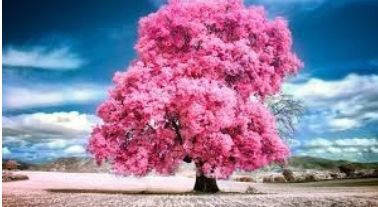
#> input picture Experiments/image.png, 378 x 207 px, found by its file name
$ python 'exp-19 sobel edge(xy).py'   (older library calls are emulated)
#> lines starting #> are read from the running program, lines starting #| are printed output that depends on the picture; after the words box and inside, x2 and y2 are one past the last pixel; in counts of white or black regions, pixels touching at a corner belong together
import cv2
img = cv2.imread('image.png', 0)
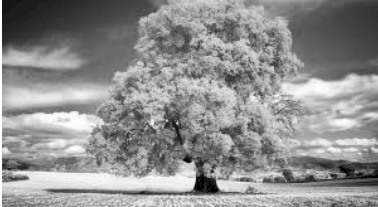
#> img: shape (207, 378); min 0, max 255, mean 143.4

sobelx = cv2.Sobel(img, cv2.CV_64F, 1, 0, ksize=5)
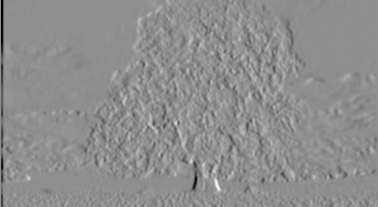
#> sobelx: shape (207, 378) float64; min -11232, max 8806, mean -44.9; drawn with min black and max white
sobely = cv2.Sobel(img, cv2.CV_64F, 0, 1, ksize=5)
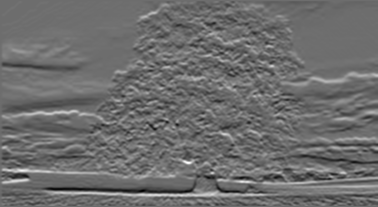
#> sobely: shape (207, 378) float64; min -6672, max 8917, mean 35.3; drawn with min black and max white

sobelxy = cv2.magnitude(sobelx, sobely)
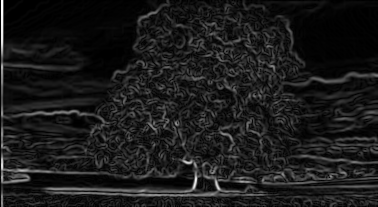
#> sobelxy: shape (207, 378) float64; min 0, max 11232, mean 1185.2; drawn with min black and max white

cv2.imshow("Sobel XY", sobelxy)
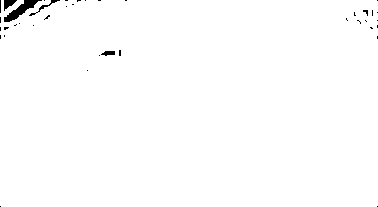
#> window 'Sobel XY': shape (207, 378); 99.2% white; 39 black regions (35 under 20 px), largest, box (x1, y1, x2, y2) and area: (4, 0, 42, 22) 282, (4, 0, 17, 11) 77, (29, 0, 60, 16) 67, (101, 51, 115, 56) 50
cv2.waitKey(0)
cv2.destroyAllWindows()

$ run again, with Experiments/1 exp.png copied over Experiments/image.png
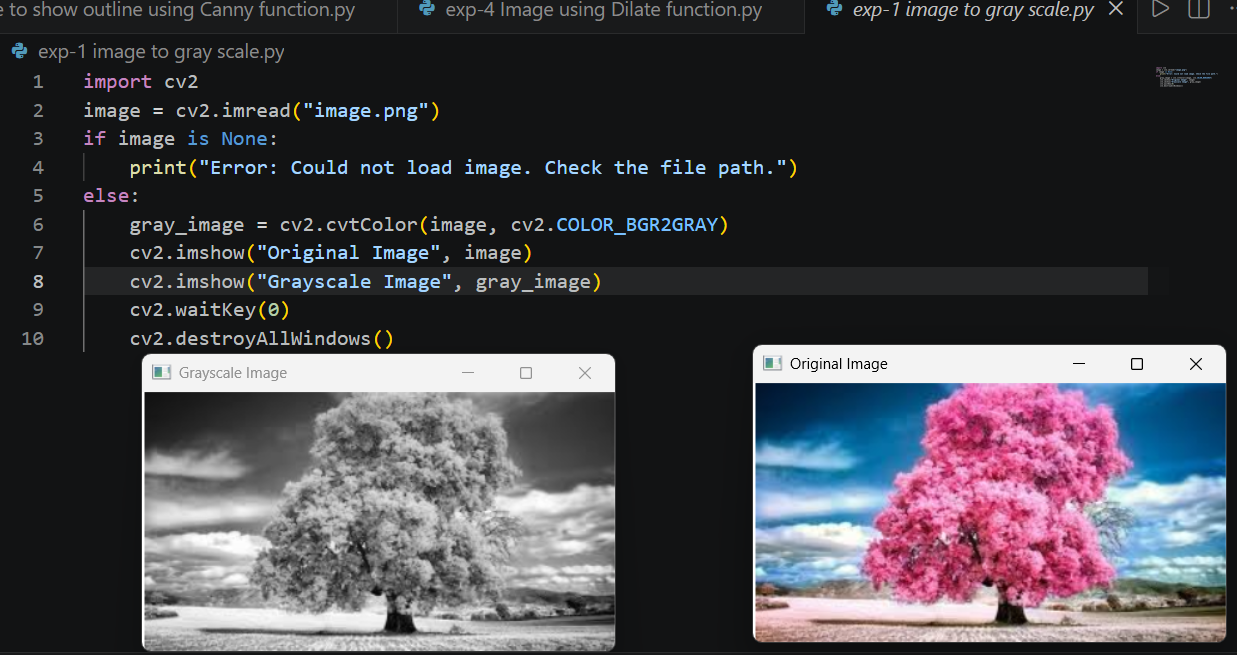
#> input picture Experiments/1 exp.png, 1237 x 655 px, found by its file name
#> `sobely = cv2.Sobel(img, cv2.CV_64F, 0, 1, ksize=5)`:
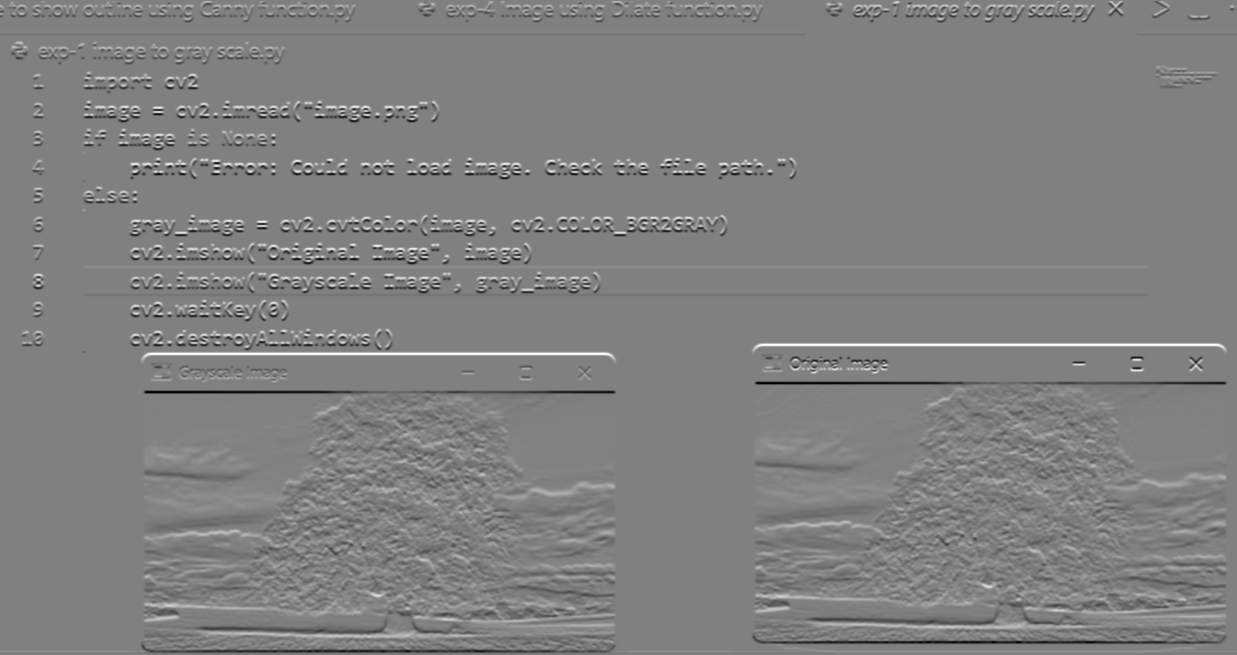
#> sobely: shape (655, 1237) float64; min -10889, max 10656, mean -1.2; drawn with min black and max white
#> `cv2.imshow("Sobel XY", sobelxy)`:
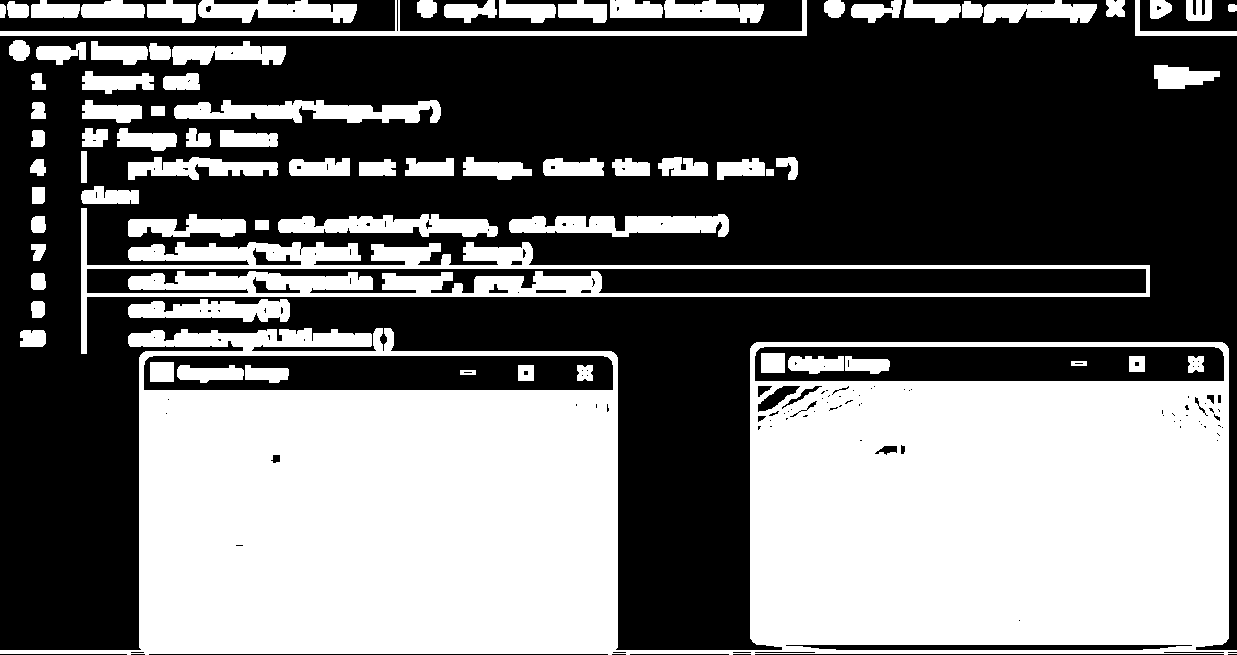
#> window 'Sobel XY': shape (655, 1237); 43% white; 80 white regions, largest, box (x1, y1, x2, y2) and area: (0, 328, 1237, 655) 264276, (81, 208, 1150, 354) 21686, (0, 0, 807, 36) 4314
